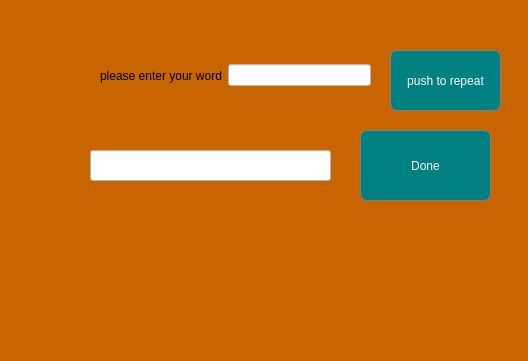
<?xml version="1.0" encoding="UTF-8"?>
<ui version="4.0">
 <class>RepeatwDialog</class>
 <widget class="QDialog" name="RepeatwDialog">
  <property name="geometry">
   <rect>
    <x>0</x>
    <y>0</y>
    <width>528</width>
    <height>361</height>
   </rect>
  </property>
  <property name="windowTitle">
   <string>Dialog</string>
  </property>
  <property name="styleSheet">
   <string notr="true">background:rgb(201,101,0);</string>
  </property>
  <widget class="QLineEdit" name="lineEdit_repeatword">
   <property name="enabled">
    <bool>false</bool>
   </property>
   <property name="geometry">
    <rect>
     <x>90</x>
     <y>150</y>
     <width>241</width>
     <height>31</height>
    </rect>
   </property>
   <property name="styleSheet">
    <string notr="true">background:rgb(255, 255, 255);</string>
   </property>
  </widget>
  <widget class="QWidget" name="layoutWidget">
   <property name="geometry">
    <rect>
     <x>100</x>
     <y>60</y>
     <width>271</width>
     <height>31</height>
    </rect>
   </property>
   <layout class="QHBoxLayout" name="horizontalLayout">
    <item>
     <widget class="QLabel" name="label">
      <property name="text">
       <string>please enter your word</string>
      </property>
     </widget>
    </item>
    <item>
     <widget class="QLineEdit" name="lineEdit_searchword">
      <property name="styleSheet">
       <string notr="true">background:rgb(255, 255, 255);</string>
      </property>
     </widget>
    </item>
   </layout>
  </widget>
  <widget class="QPushButton" name="pushButton_repeatword">
   <property name="geometry">
    <rect>
     <x>390</x>
     <y>50</y>
     <width>111</width>
     <height>61</height>
    </rect>
   </property>
   <property name="styleSheet">
    <string notr="true">border-radius:7px;
border:1px solid grey;
background:teal;
color:white</string>
   </property>
   <property name="text">
    <string>push to repeat</string>
   </property>
  </widget>
  <widget class="QPushButton" name="pushButton_toexit">
   <property name="geometry">
    <rect>
     <x>360</x>
     <y>130</y>
     <width>131</width>
     <height>71</height>
    </rect>
   </property>
   <property name="styleSheet">
    <string notr="true">border-radius:7px;
border:1px solid grey;
background:teal;
color:white</string>
   </property>
   <property name="text">
    <string>Done</string>
   </property>
  </widget>
 </widget>
 <resources/>
 <connections/>
</ui>
